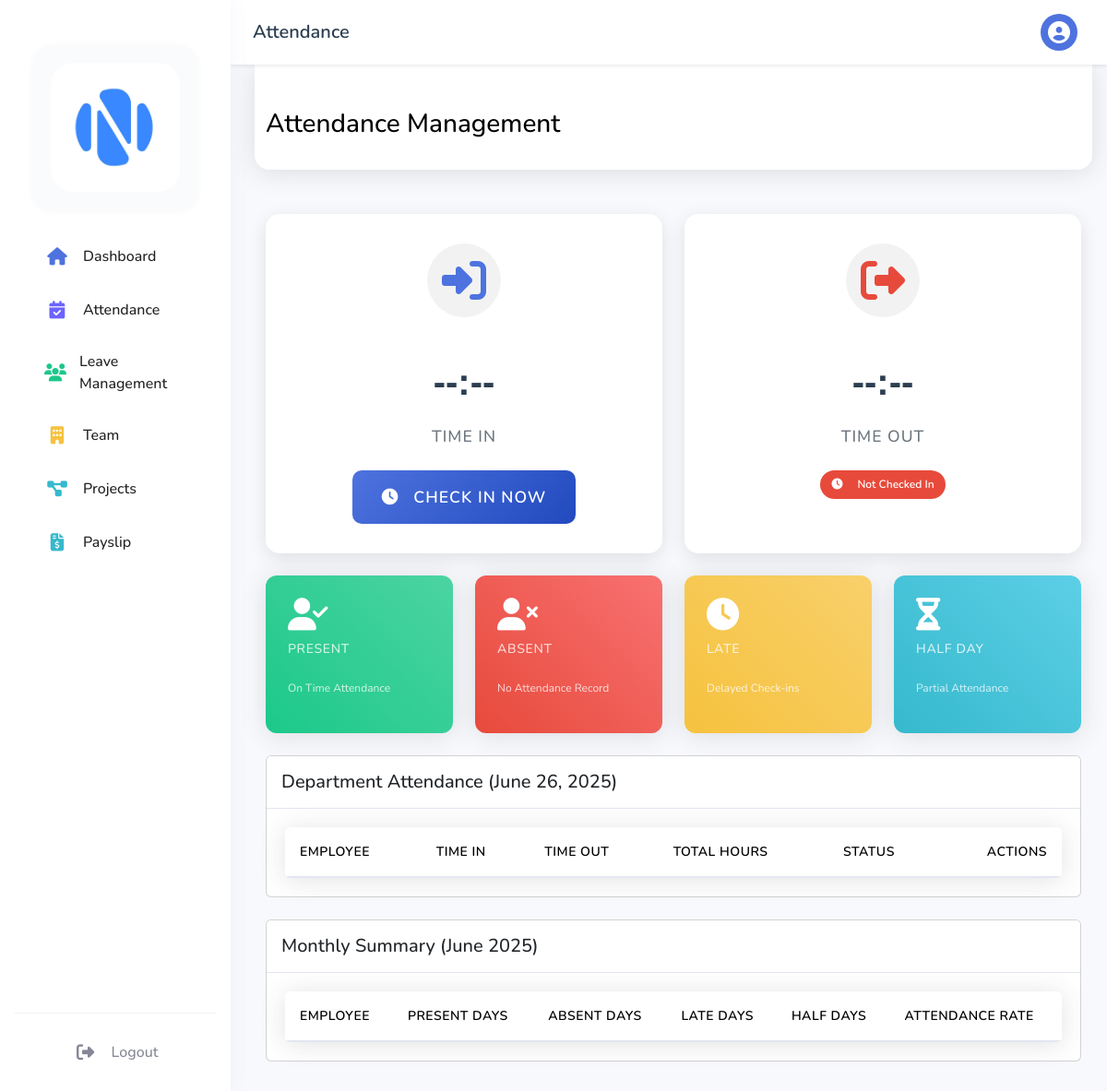
Page /dashboard/manager/attendance.php (signed in) on the earlier database version.
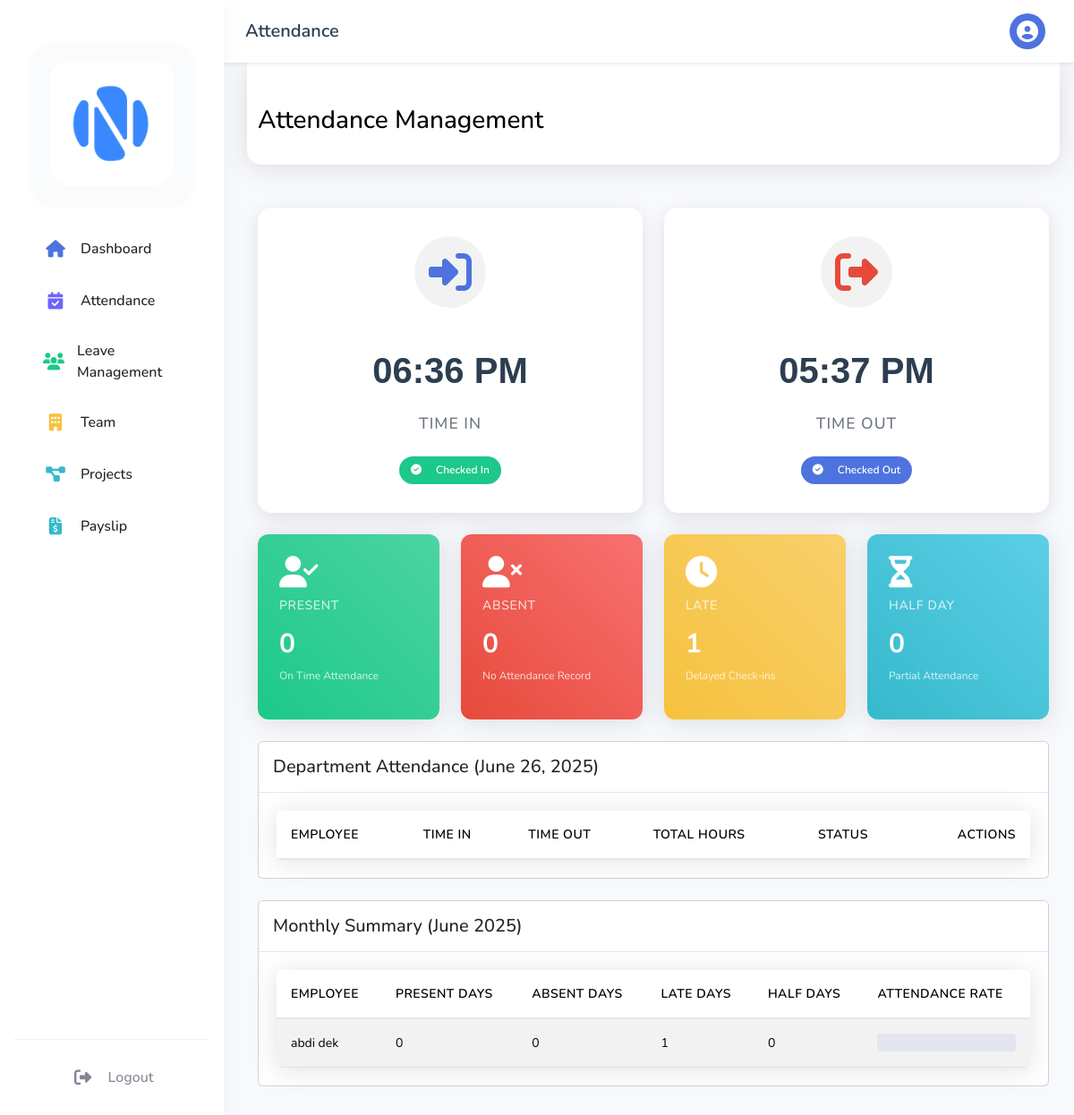
Same page on the later database version.
### tables this page shows
CREATE TABLE `employees` (
  `emp_id` int(11) NOT NULL,
  `user_id` int(11) DEFAULT NULL,
  `first_name` varchar(50) NOT NULL,
  `last_name` varchar(50) NOT NULL,
  `dept_id` int(11) DEFAULT NULL,
  `position` varchar(100) DEFAULT NULL,
  `hire_date` date DEFAULT NULL,
  `basic_salary` decimal(10,2) DEFAULT '0.00',
  `salary` decimal(10,2) DEFAULT NULL,
  `phone` varchar(20) DEFAULT NULL,
  `address` text,
  `profile_image` varchar(255) DEFAULT NULL,
  `gender` enum('male','female') NOT NULL DEFAULT 'male'
);

CREATE TABLE `attendance` (
  `attendance_id` int(11) NOT NULL,
  `emp_id` int(11) DEFAULT NULL,
  `attendance_date` date NOT NULL,
  `time_in` time DEFAULT NULL,
  `time_out` time DEFAULT NULL,
  `status` enum('present','late','absent','half-day') DEFAULT 'present',
  `notes` text,
  `created_at` timestamp NOT NULL DEFAULT CURRENT_TIMESTAMP,
  `total_hours` decimal(4,2) DEFAULT NULL,
  `auto_status` enum('present','late','absent','half-day') DEFAULT NULL,
  `ip_address` varchar(45) DEFAULT NULL,
  `device_info` text
);

### dashboard/manager/attendance.php (the view, shortened to what the changed rows need)
<?php
require_once '../../config/database.php';
$stmt = $pdo->prepare("
    SELECT e.*, d.dept_id, d.dept_name
    FROM employees e
    LEFT JOIN departments d ON e.dept_id = d.dept_id
    WHERE e.user_id = ?
");
$stmt->execute([$_SESSION['user_id']]);
$manager = $stmt->fetch();
$current_date = isset($_GET['date']) ? $_GET['date'] : date('Y-m-d');
$today = date('Y-m-d');
$stmt = $pdo->prepare("
    SELECT a.*, e.first_name, e.last_name, e.position, d.dept_name
    FROM attendance a
    JOIN employees e ON a.emp_id = e.emp_id
    JOIN departments d ON e.dept_id = d.dept_id
    WHERE a.emp_id = ? AND a.attendance_date = ?
");
$stmt->execute([$manager['emp_id'], $today]);
$today_attendance = $stmt->fetch();
$stmt = $pdo->prepare("
    SELECT
        a.*,
        e.first_name,
        e.last_name,
        e.position,
        d.dept_name
    FROM employees e
    LEFT JOIN attendance a ON e.emp_id = a.emp_id AND a.attendance_date = ?
    JOIN departments d ON e.dept_id = d.dept_id
    WHERE e.dept_id = ?
    ORDER BY e.first_name ASC
");
$stmt->execute([$today, $manager['dept_id']]);
$today_attendance_records = $stmt->fetchAll();
$current_month = date('Y-m');
$attendance_stats = [
    'total_employees' => 0,
    'present_count' => 0,
    'absent_count' => 0,
    'late_count' => 0,
    'halfday_count' => 0
];
$monthly_summary = [];
try {
    $stmt = $pdo->prepare("
        SELECT
            COUNT(*) as total_employees,
            SUM(CASE WHEN a.status = 'present' THEN 1 ELSE 0 END) as present_count,
            SUM(CASE WHEN a.status = 'absent' THEN 1 ELSE 0 END) as absent_count,
            SUM(CASE WHEN a.status = 'late' THEN 1 ELSE 0 END) as late_count,
            SUM(CASE WHEN a.status = 'half-day' THEN 1 ELSE 0 END) as halfday_count
        FROM employees e
        LEFT JOIN attendance a ON e.emp_id = a.emp_id AND DATE(a.attendance_date) = ?
        WHERE e.dept_id = ?
    ");
    $stmt->execute([$current_date, $manager['dept_id']]);
    $attendance_stats = $stmt->fetch();
    $stmt = $pdo->prepare("
        SELECT
            e.emp_id,
            e.first_name,
            e.last_name,
            COUNT(DISTINCT CASE WHEN a.status = 'present' THEN DATE(a.attendance_date) END) as present_days,
            COUNT(DISTINCT CASE WHEN a.status = 'absent' THEN DATE(a.attendance_date) END) as absent_days,
            COUNT(DISTINCT CASE WHEN a.status = 'late' THEN DATE(a.attendance_date) END) as late_days,
            COUNT(DISTINCT CASE WHEN a.status = 'half-day' THEN DATE(a.attendance_date) END) as halfday_days
        FROM employees e
        LEFT JOIN attendance a ON e.emp_id = a.emp_id
            AND DATE_FORMAT(a.attendance_date, '%Y-%m') = ?
        WHERE e.dept_id = ?
        GROUP BY e.emp_id, e.first_name, e.last_name
        ORDER BY e.first_name
    ");
    $stmt->execute([$current_month, $manager['dept_id']]);
    $monthly_summary = $stmt->fetchAll();
} catch (PDOException $e) {
    $error = "Error fetching data: " . $e->getMessage();
}
?>
<!DOCTYPE html>
<html lang="en">
<head>
    <link href="https://cdn.jsdelivr.net/npm/bootstrap@5.3.2/dist/css/bootstrap.min.css" rel="stylesheet">
    <link rel="stylesheet" href="https://cdnjs.cloudflare.com/ajax/libs/font-awesome/6.4.0/css/all.min.css">
    <link rel="stylesheet" href="https://cdn.datatables.net/1.11.5/css/dataTables.bootstrap5.min.css">
    <link rel="stylesheet" href="../../assets/css/dashboard.css">
</head>
<body>
    <div class="main-content" style="margin-left:260px; padding-top:70px; min-height:100vh; background:#f8f9fc;">
        <div class="page-header">
            <div class="container-fluid">
                <div class="d-flex justify-content-between align-items-center">
                    <h1 class="h3 mb-0 text-black">Attendance Management</h1>
                </div>
            </div>
        </div>
        <div class="container-fluid">
            <div class="row mb-4">
                <div class="col-lg-6">
                    <div class="check-in-out-card">
                        <div class="card-content">
                            <div class="icon-wrapper">
                                <i class="fas fa-sign-in-alt text-primary fa-3x"></i>
                            </div>
                            <div class="time">
                                <?php echo $today_attendance ? date('h:i A', strtotime($today_attendance['time_in'])) : '--:--'; ?>
                            </div>
                            <div class="date mb-4">Time In</div>
                            <?php if (!$today_attendance): ?>
                                <form method="POST">
                                    <button type="submit" class="btn btn-primary btn-lg action-button">
                                        <i class="fas fa-clock me-2"></i>Check In Now
                                    </button>
                                </form>
                            <?php else: ?>
                                <div class="status-badge checked-in">
                                    <i class="fas fa-check-circle me-2"></i>Checked In
                                </div>
                            <?php endif; ?>
                        </div>
                    </div>
                </div>
                <div class="col-lg-6">
                    <div class="check-in-out-card">
                        <div class="card-content">
                            <div class="icon-wrapper">
                                <i class="fas fa-sign-out-alt text-danger fa-3x"></i>
                            </div>
                            <div class="time">
                                <?php echo $today_attendance && $today_attendance['time_out'] ? date('h:i A', strtotime($today_attendance['time_out'])) : '--:--'; ?>
                            </div>
                            <div class="date mb-4">Time Out</div>
                            <?php if ($today_attendance && !$today_attendance['time_out']): ?>
                                <form method="POST">
                                    <input type="hidden" name="action" value="check_out">
                                    <button type="submit" class="btn btn-danger btn-lg action-button">
                                        <i class="fas fa-clock me-2"></i>Check Out Now
                                    </button>
                                </form>
                            <?php elseif ($today_attendance && $today_attendance['time_out']): ?>
                                <div class="status-badge checked-out">
                                    <i class="fas fa-check-circle me-2"></i>Checked Out
                                </div>
                            <?php else: ?>
                                <div class="status-badge not-checked">
                                    <i class="fas fa-clock me-2"></i>Not Checked In
                                </div>
                            <?php endif; ?>
                        </div>
                    </div>
                </div>
            </div>
            <div class="row mb-4">
                <div class="col-md-3">
                    <div class="card card-stat present h-100">
                        <div class="stat-icon">
                            <i class="fa-solid fa-user-check fa-2x"></i>
                        </div>
                        <h6 class="card-title">Present</h6>
                        <h2><?php echo $attendance_stats['present_count']; ?></h2>
                        <small>On Time Attendance</small>
                    </div>
                </div>
                <div class="col-md-3">
                    <div class="card card-stat absent h-100">
                        <div class="stat-icon">
                            <i class="fa-solid fa-user-xmark fa-2x"></i>
                        </div>
                        <h6 class="card-title">Absent</h6>
                        <h2><?php echo $attendance_stats['absent_count']; ?></h2>
                        <small>No Attendance Record</small>
                    </div>
                </div>
                <div class="col-md-3">
                    <div class="card card-stat late h-100">
                        <div class="stat-icon">
                            <i class="fa-solid fa-clock fa-2x"></i>
                        </div>
                        <h6 class="card-title">Late</h6>
                        <h2><?php echo $attendance_stats['late_count']; ?></h2>
                        <small>Delayed Check-ins</small>
                    </div>
                </div>
                <div class="col-md-3">
                    <div class="card card-stat halfday h-100">
                        <div class="stat-icon">
                            <i class="fa-solid fa-hourglass-half fa-2x"></i>
                        </div>
                        <h6 class="card-title">Half Day</h6>
                        <h2><?php echo $attendance_stats['halfday_count']; ?></h2>
                        <small>Partial Attendance</small>
                    </div>
                </div>
            </div>
            <div class="card mb-4">
                <div class="card-body">
                    <div class="table-responsive">
                        <table id="todayAttendanceTable" class="table table-hover align-middle">
                            <thead>
                                <tr>
                                    <th>Employee</th>
                                    <th>Time In</th>
                                    <th>Time Out</th>
                                    <th>Total Hours</th>
                                    <th>Status</th>
                                    <th class="text-end">Actions</th>
                                </tr>
                            </thead>
                        </table>
                    </div>
                </div>
            </div>
            <div class="card">
                <div class="card-body">
                    <div class="table-responsive">
                        <table id="monthlySummaryTable" class="table table-striped">
                            <thead>
                                <tr>
                                    <th>Employee</th>
                                    <th>Present Days</th>
                                    <th>Absent Days</th>
                                    <th>Late Days</th>
                                    <th>Half Days</th>
                                    <th>Attendance Rate</th>
                                </tr>
                            </thead>
                            <tbody>
                                <?php foreach ($monthly_summary as $summary):
                                ?>
                                <tr>
                                    <td><?php echo htmlspecialchars($summary['first_name'] . ' ' . $summary['last_name']); ?></td>
                                    <td><?php echo $summary['present_days']; ?></td>
                                    <td><?php echo $summary['absent_days']; ?></td>
                                    <td><?php echo $summary['late_days']; ?></td>
                                    <td><?php echo $summary['halfday_days']; ?></td>
                                    <td>
                                        <div class="progress" style="height: 20px;">
                                        </div>
                                    </td>
                                </tr>
                                <?php endforeach; ?>
                            </tbody>
                        </table>
                    </div>
                </div>
            </div>
        </div>
    </div>
</body>
</html>

Differences in the rows shown:
now on this page (row edited): employees: attendance.time_in "06:36 PM", attendance.time_out "05:37 PM", first_name+last_name "abdi dek", present_days "0", absent_days "0", late_days "1", halfday_days "0"
Other differences:
$attendance_stats['present_count']: (not shown) → "0"
$attendance_stats['absent_count']: (not shown) → "0"
$attendance_stats['late_count']: (not shown) → "1"
$attendance_stats['halfday_count']: (not shown) → "0"
text no longer shown: "--:-- CHECK IN NOW --:-- Not Checked In"
text now shown: "Checked In Checked Out"
